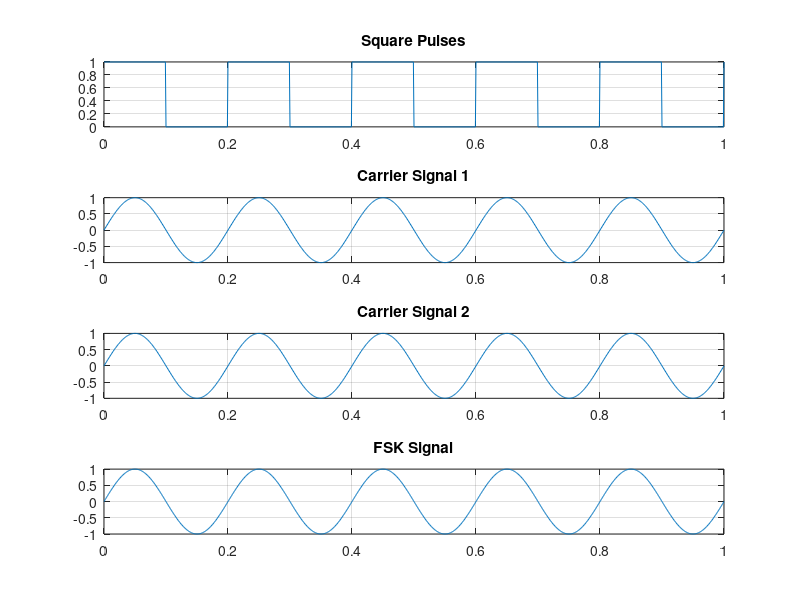

Write MATLAB code to recreate this figure.
f1 = input('Enter the carrier 1 frequency : ');
f2 = input('Enter the carrier 2 frequency : ');
f3 = input('Enter the message frequency : ');
t = 0:0.001:1;
m = (square(2*pi*f3*t)+1)/2;
 c1 = sin(2*pi*f1*t);
 c2 = sin(2*pi*f2*t);
 for i=0:1000
     if(m(i+1)==1)
         s(i+1) = c1(i+1);
     else
         s(i+1)=c2(i+1);
     end
 end
 subplot(4,1,1);
 plot(t,m);
 title('Square Pulses');
 grid on;
 
 subplot(4,1,2);
 plot(t,c1);
 title('Carrier Signal 1');
 grid on;
 
 subplot(4,1,3);
 plot(t,c2);
 title('Carrier Signal 2');
 grid on;
 
 subplot(4,1,4);
 plot(t,s);
 title('FSK Signal');
 grid on;
 